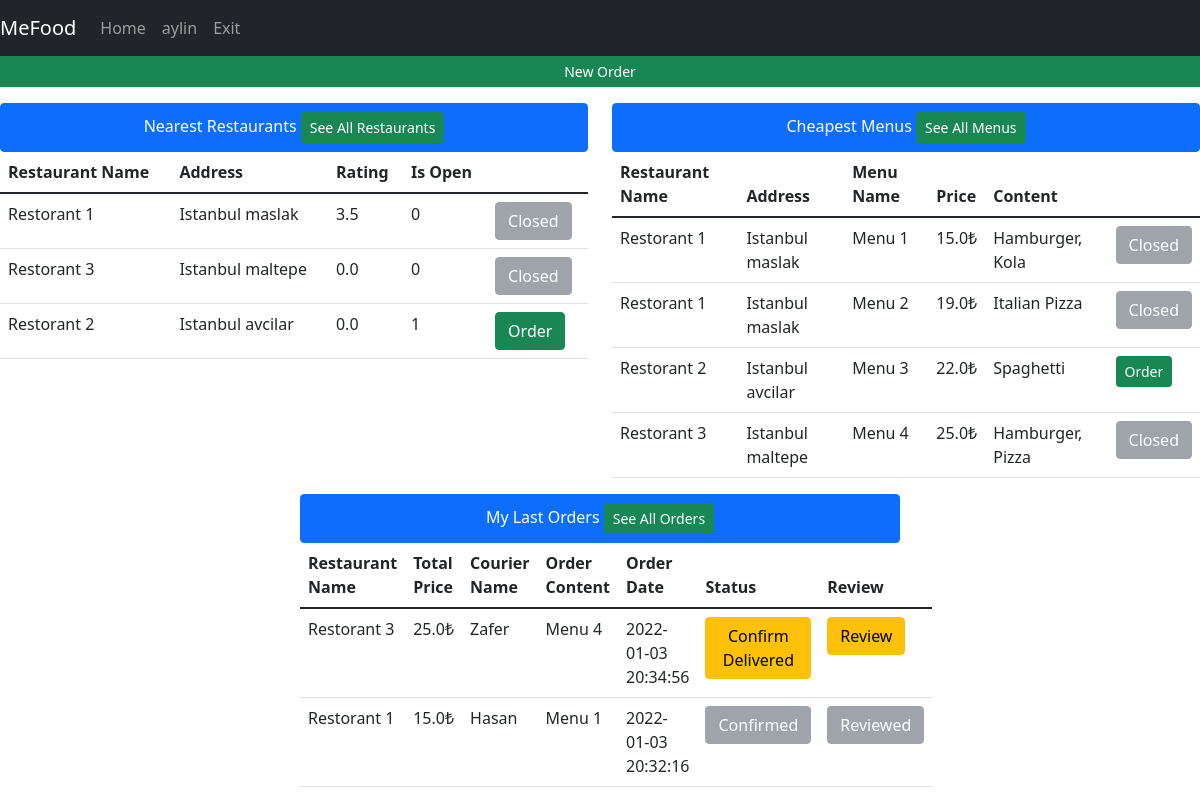
The page /home (signed in) on the database its author committed.
### tables this page shows
CREATE TABLE restaurant(id INTEGER PRIMARY KEY, restaurantName varchar(30),address varchar(250),lat Text,lng Text,isOpen binary,averageRating REAL);

CREATE TABLE menu(id INTEGER PRIMARY KEY,menuName varchar(30), price REAL, content TEXT, restaurantId int REFERENCES restaurant(id) ON UPDATE CASCADE);

CREATE TABLE foodOrder(id INTEGER PRIMARY KEY,content TEXT,orderDate Date DEFAULT (datetime('now','localtime')),totalPrice REAL, is_delivered INTEGER DEFAULT(0), is_reviewed INTEGER DEFAULT(0), restaurantId INTEGER, courierID int REFERENCES couriers(id) ON UPDATE CASCADE, userUserName varchar(30) REFERENCES users(username) ON UPDATE CASCADE, FOREIGN KEY(restaurantId) REFERENCES restaurant(id));

CREATE TABLE couriers(id INTEGER PRIMARY KEY,name TEXT,is_available TEXT,lat REAL,lng, orderId int REFERENCES foodOrder(id) ON UPDATE CASCADE);

### app.py (the view, shortened to what this page needs)
@app.route("/home", methods=["GET", "POST"])
def homeView():
    with sqlite3.connect(DATABASE) as database:
        cursor = database.cursor()
    if not session.get('logged_in'):
        return render_template('auth/login.html', title='Login')
    if session["user_type"] == 1:
        data = getAllDbData(toGet=["users", "restaurant", "couriers", "menu","orders", "reviews", "extras"], limit=5)
        session["isFiltered"], session["filteredData"] = False, {}
        return render_template('admin/adminHome.html', title='Admin Page', username=session["username"], data=data)
    else:
        data = getUserViewData()
        return render_template('user/homePage.html', title='Home', username=session["username"], data=data)

### templates/user/homePage.html (shortened to what this page needs)
{% extends 'base.html' %}
{% block navbar %}
<nav class="navbar navbar-expand-lg navbar-dark bg-dark">
    <a class="navbar-brand" href="/home">MeFood</a>
    <div class="collapse navbar-collapse" id="navbarNav">
        <ul class="navbar-nav">
          <li class="nav-item active"><a class="nav-link" href="/">Home</a></li>
          <li class="nav-item active"><a class="nav-link" href="/userSettings">{{username}}</a></li>
          <li class="nav-item active"><a class="nav-link" href="/exit">Exit</a></li>
        </ul>
    </div>
</nav>
{% endblock %}
{% block body %}
    <div class="row">
    <a class="btn btn-sm btn-success" href="/selectRestaurant"> New Order </a>
    </div>
    <center>
     <div class="row mt-3">
     <div class="col-md-6">
         <ul class="list-group">
          <li class="list-group-item active">Nearest Restaurants <a href="/selectRestaurant" class="btn btn-sm btn-success">See All Restaurants</a></li>
         </ul>
         <form action="/selectMenu" method="POST">
         <table class="table table-hover">
              <thead>
                <tr>
                  <th scope="col">Restaurant Name</th>
                  <th scope="col">Address</th>
                  <th scope="col">Rating</th>
                  <th scope="col">Is Open</th>
                  <th scope="col"></th>
                </tr>
              </thead>
              <tbody>
              {%for i in range(data["near_restaurants"]|length)%}
                <tr>
                  <td>{{ data["near_restaurants"][i][2] }}</td>
                  <td>{{ data["near_restaurants"][i][3] }}</td>
                  <td>{{ data["near_restaurants"][i][7] }}</td>
                  <td>{{ data["near_restaurants"][i][6] }}</td>
                  {% if data["near_restaurants"][i][6] == 0 %}
                <td>
                  <button type="submit" disabled name="selectedRestaurant" value='{{ data["near_restaurants"][i][1] }}' class="btn btn-secondary">Closed</button>
                </td>
                {% else %}
                <td>
                  <button type="submit"  name="selectedRestaurant" value='{{ data["near_restaurants"][i][1] }}' class="btn btn-success">Order</button>
                </td>
                {% endif %}
                </tr>
              {%endfor%}
              </tbody>
         </table>
         </form>
     </div>
     <div class="col-md-6">
         <ul class="list-group">
          <li class="list-group-item active">Cheapest Menus <a href="/menus" class="btn btn-sm btn-success">See All Menus</a></li>
          </ul>
         <form action="/selectMenu" method="POST">
         <table class="table table-hover">
              <thead>
                <tr>
                  <th scope="col">Restaurant Name</th>
                  <th scope="col">Address</th>
                  <th scope="col">Menu Name</th>
                  <th scope="col">Price</th>
                  <th scope="col">Content</th>
                </tr>
              </thead>
              <tbody>
              {%for i in range(data["cheap_menus"]|length)%}
                <tr>
                  <td>{{ data["cheap_menus"][i][0] }}</td>
                  <td>{{ data["cheap_menus"][i][1] }}</td>
                  <td>{{ data["cheap_menus"][i][2] }} </td>
                  <td>{{ data["cheap_menus"][i][3] }}₺</td>
                  <td>{{ data["cheap_menus"][i][6] }} </td>
                  {% if data["cheap_menus"][i][7] == 0 %}
                        <td><button class="btn btn-secondary" disabled name="selectedMenu" value="{{ data["cheap_menus"][i][4] }}">Closed</button></td>
                    {% else %}
                        <td><button class="btn btn-sm btn-success" name="selectedMenu" value="{{ data["cheap_menus"][i][4] }}">Order</button></td>
                    {% endif %}
                </tr>
              {%endfor%}
              </tbody>
         </table>
         </form>
     </div>
 </div>
        </center>
 <center>
     <div class="col-md-6">
         <ul class="list-group">
          <li class="list-group-item active">My Last Orders <a href="/myOrders" class="btn btn-sm btn-success">See All Orders</a></li>
          </ul>
         <form action="/home" method="POST">
         <table class="table table-hover">
              <thead>
                <tr>
                  <th scope="col">Restaurant Name</th>
                  <th scope="col">Total Price</th>
                  <th scope="col">Courier Name</th>
                  <th scope="col">Order Content</th>
                  <th scope="col">Order Date</th>
                  <th scope="col">Status</th>
                  <th scope="col">Review</th>
                </tr>
              </thead>
              <tbody>
              {%for i in range(data["orders"]|length)%}
                <tr>
                  <td>{{ data["orders"][i][6] }} </td>
                  <td>{{ data["orders"][i][0] }}₺</td>
                  <td>{{ data["orders"][i][2] }}</td>
                  <td>{{ data["orders"][i][3] }}</td>
                  <td>{{ data["orders"][i][1] }}</td>
                    {% if data["orders"][i][5] == 1 %}
                        <td><button class="btn btn-secondary" disabled name="confirmedOrder" value="{{data['orders'][i][4]}}">Confirmed</button></td>
                    {% else %}
                        <td><button class="btn btn-warning" name="confirmedOrder" value="{{data['orders'][i][4]}}">Confirm Delivered</button></td>
                    {% endif %}
                    {% if data["orders"][i][7] == 1 %}
                        <td><button class="btn btn-secondary" disabled name="confirmedOrder" value="{{data['orders'][i][4]}}">Reviewed</button></td>
                    {% else %}
                        <td><a href="/reviewRestaurant?restId={{ data['orders'][i][8] }}&foodOrderId={{ data['orders'][i][4] }}" class="btn btn-warning" name="confirmedOrder" value="{{data['orders'][i][4]}}">Review</a></td>
                    {% endif %}
                </tr>
              {%endfor%}
              </tbody>
         </table>
         </form>
     </div>
 </center>
{% endblock %}

### rows shown on the page
restaurant: restaurantName "Restorant 1", address "Istanbul maslak", averageRating "3.5", isOpen "0", restaurantName "Restorant 1" "Restorant 1", address "Istanbul maslak" "Istanbul maslak", restaurantName "Restorant 1"
restaurant: restaurantName "Restorant 3", address "Istanbul maltepe", averageRating "0.0", isOpen "0", restaurantName "Restorant 3", address "Istanbul maltepe", restaurantName "Restorant 3"
restaurant: restaurantName "Restorant 2", address "Istanbul avcilar", averageRating "0.0", isOpen "1", restaurantName "Restorant 2", address "Istanbul avcilar"
menu: menuName "Menu 1", price "15.0", content "Hamburger, Kola"
menu: menuName "Menu 2", price "19.0", content "Italian Pizza"
menu: menuName "Menu 3", price "22.0", content "Spaghetti"
menu: menuName "Menu 4", price "25.0", content "Hamburger, Pizza"
foodOrder: totalPrice "25.0", content "Menu 4", orderDate "2022-01-03 20:34:56"
couriers: name "Zafer"
foodOrder: totalPrice "15.0", content "Menu 1", orderDate "2022-01-03 20:32:16"
couriers: name "Hasan"

### other values the page prints
{{ username }} "aylin"
